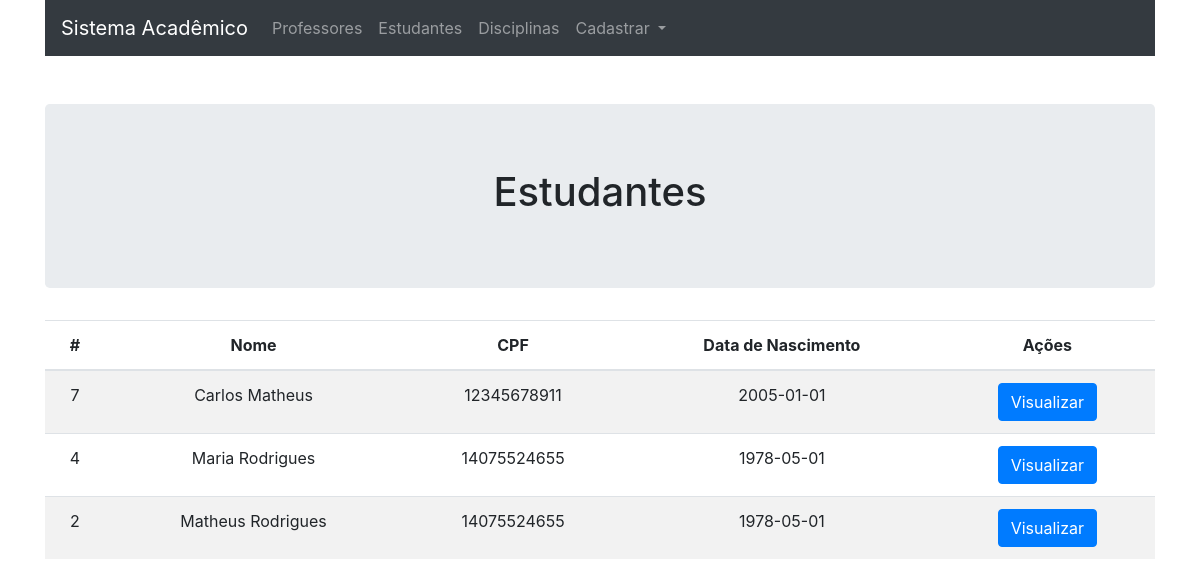
/estudante/, run on the app's committed database.
### tables this page shows
CREATE TABLE IF NOT EXISTS `estudantes` (
  `Id` int(11) NOT NULL AUTO_INCREMENT,
  `Nome` varchar(100) NOT NULL,
  `cpf` varchar(11) NOT NULL,
  `data_nasc` date NOT NULL,
  PRIMARY KEY (`Id`)
);

### core/controller.php (called while the page is built, shortened)
<?php
class controller {
    public function __construct(){
        $this->estudantes = new Estudantes();
    }
    public function loadTemplete($viewName, $viewData = array()){
        require 'views/templete.php';
    }
    public function loadViewInTemplete($viewName, $viewData = array()) {
        extract($viewData);
        require 'views/'.$viewName.'.php';
    }
}

### controllers/estudanteController.php (called while the page is built, shortened)
<?php
class estudanteController extends controller{
    public function index(){
        $dados['estudantes'] = $this->estudantes->GetAll();
        $this->loadTemplete('estudantes', $dados);
    }
}

### core/Core.php (called while the page is built, shortened)
<?php
class Core{
    public function run(){
        $url = '/';
        $url .= (isset($_GET['url']))? $_GET['url'] : '';
        $params = array();
        if(!empty($url) && $url != '/'){
            $url = explode('/', $url);
            array_shift($url);
            if (!empty($url[0])) {
                array_shift($url);
            }
            if (!empty($url[0]) && $url[0] != '/') {
                $currentAction = $url[0];
                array_shift($url);
            }else {
                $currentAction = 'index';
            }
            if (count($url) > 0) {
                $params = $url;
            }
        }else{
            $currentController = 'homeController';
            $currentAction = 'home';
        }
        $c = new $currentController();
        call_user_func_array(array($c, $currentAction), $params);
    }
}

### index.php (called while the page is built, shortened)
<?php
$core = new Core();
$core->run();

### core/data.php (called while the page is built, shortened)
<?php
class data {
    public function __construct(){
        global $db;
        $this->db = $db;
    }
}

### data/Estudantes.php (called while the page is built, shortened)
<?php
class Estudantes extends data{
    public function GetAll(){
        $sql = "SELECT * FROM estudantes ORDER BY Nome ASC";
        $sql = $this->db->prepare($sql);
        $sql->execute();
        if($sql->rowCount() > 0){
            $sql = $sql->fetchAll(PDO::FETCH_ASSOC);
            return $sql;
        }
        return false;
    }
}

### views/estudantes.php (the view)
<div class="container">
    <div class="jumbotron mt-5">
        <h1 class="text-center">Estudantes</h1>
    </div>
    <table class="table table-striped">
        <thead>
        <tr>
            <th>#</th>
            <th>Nome</th>
            <th>CPF</th>
            <th>Data de Nascimento</th>
            <th>Ações</th>
        </tr>
        </thead>
        <tbody>
<?php
if(count($estudantes) > 0):
    foreach ($estudantes as $estudante):
?>
        <tr>
            <td><?=$estudante['Id']?></td>
            <td><?=$estudante['Nome']?></td>
            <td><?=$estudante['cpf']?></td>
            <td><?=$estudante['data_nasc']?></td>
            <td>
                <a href="<?=BASE_URL?>estudante/show/<?=$estudante['Id']?>" class="btn btn-primary">Visualizar</a>
            </td>
        </tr>
<?php
    endforeach;
endif;
?>
    </tbody>
  </table>
</div>

### views/templete.php (style rules this page uses)
.table { text-align: center; }

### data on the page
estudantes: Id "7", Nome "Carlos Matheus", cpf "12345678911", data_nasc "2005-01-01"
estudantes: Id "4", Nome "Maria Rodrigues", cpf "14075524655", data_nasc "1978-05-01"
estudantes: Id "2", Nome "Matheus Rodrigues", cpf "14075524655", data_nasc "1978-05-01"
